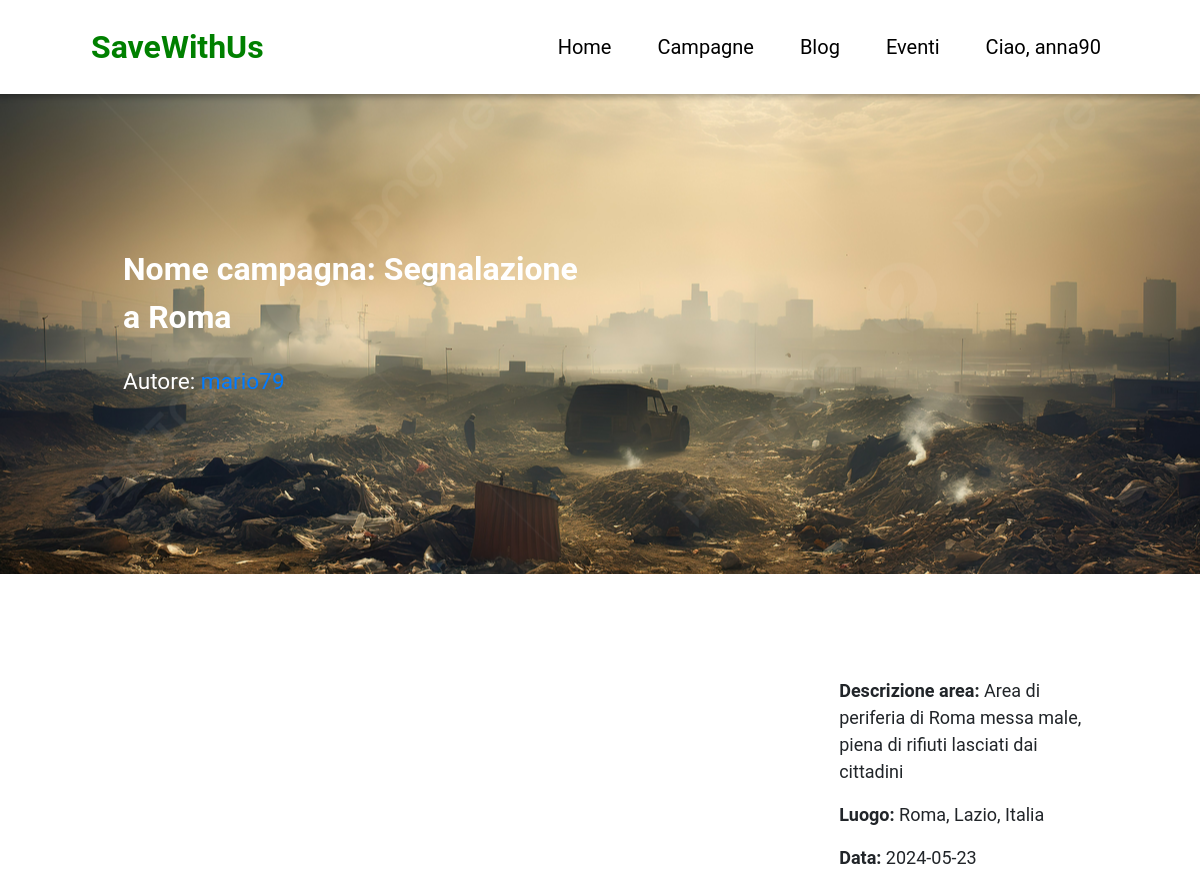
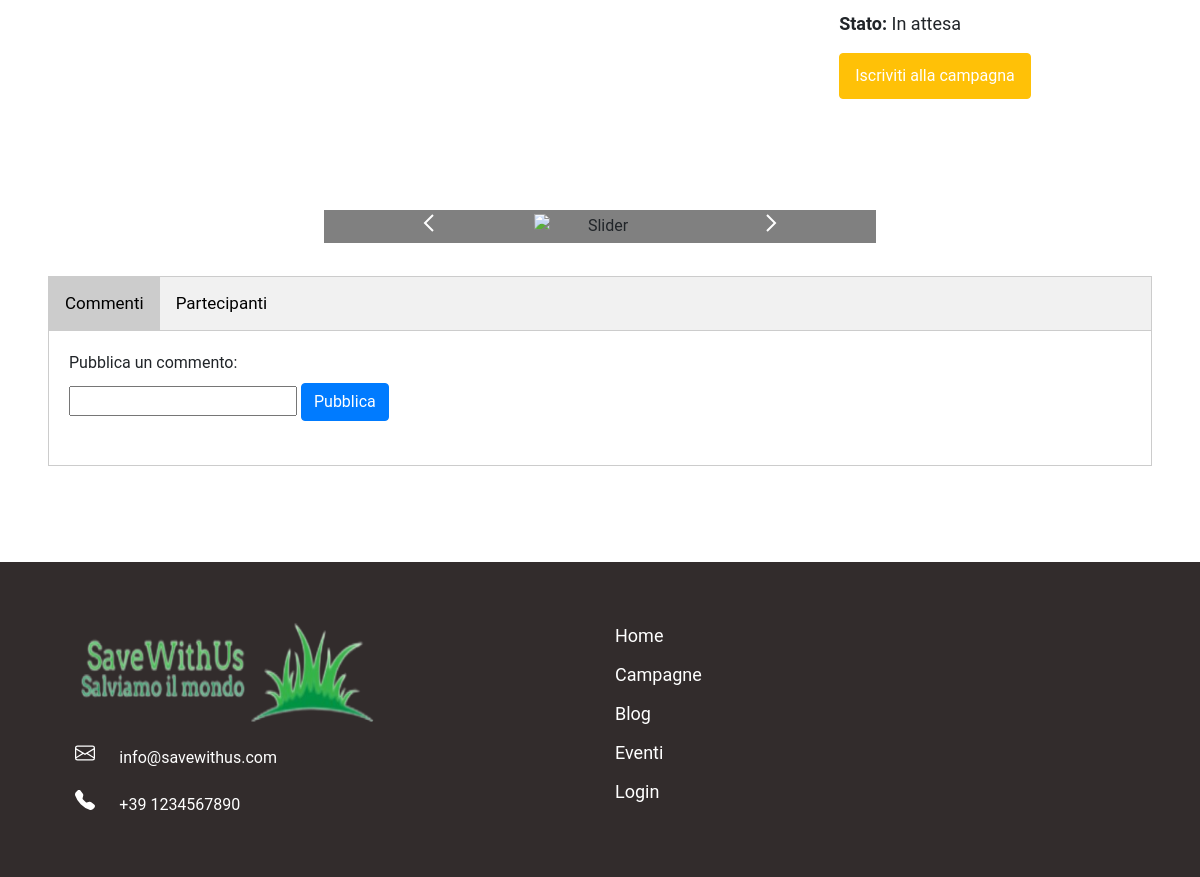
The app's page /campagne.php?id=6 (signed in) with its own data (2 pictures, top to bottom).
### tables this page shows
CREATE TABLE `campagne` (
  `id_campagna` int(11) NOT NULL,
  `nome_campagna` varchar(30) NOT NULL,
  `descrizione` varchar(255) NOT NULL,
  `giorno_ritrovo` date NOT NULL,
  `foto` varchar(100) NOT NULL,
  `stato` int(11) NOT NULL,
  `autore` int(11) NOT NULL,
  `luogo` varchar(50) NOT NULL,
  `latitudine` varchar(255) NOT NULL,
  `longitudine` varchar(255) NOT NULL
);

CREATE TABLE `utenti` (
  `id_user` int(11) NOT NULL,
  `nome` varchar(20) NOT NULL,
  `cognome` varchar(20) NOT NULL,
  `email` varchar(40) NOT NULL,
  `num_tel` char(13) NOT NULL,
  `username` varchar(10) NOT NULL,
  `password` char(60) NOT NULL,
  `created` datetime NOT NULL
);

### campagne.php (the view, shortened to what this page needs)
<?php
include("./functions.php");
?>
<!DOCTYPE html>
<html lang="en">
<head>
    <link rel="stylesheet" href="./style/style.css">
    <link rel="stylesheet" href="./style/campagne.css">
    <link rel="stylesheet" href="https://cdn.jsdelivr.net/npm/bootstrap@4.0.0/dist/css/bootstrap.min.css">
    <link rel="stylesheet" href="https://unpkg.com/leaflet@1.9.4/dist/leaflet.css" />
</head>
<body>
    <div class="navbar">
        <div class="img-logo">
            <a href="./index.php">
                SaveWithUs
            </a>
        </div>
        <div class="links">
            <a href="./index.php">Home</a>
            <a href="campagne.php">Campagne</a>
            <a href="blogs.php">Blog</a>
            <a href="eventi.php">Eventi</a>
            <?php
            if (isset($_SESSION['iduser'])) {
                echo '<a href="user.php">Ciao, ' . $_SESSION['username'] . '</a>';
            } else {
                echo '<a href="login.php">Login</a>';
            }
            ?>
        </div>
    </div>
    <?php
    if (isset($_GET['id'])) {
        $id = $_GET['id'];
        $sql = "SELECT utenti.id_user, utenti.username, campagne.id_campagna, campagne.nome_campagna, campagne.descrizione, campagne.giorno_ritrovo, campagne.foto, campagne.stato, campagne.autore, campagne.luogo, campagne.latitudine, campagne.longitudine FROM utenti join campagne on utenti.id_user=campagne.autore WHERE campagne.id_campagna=" . $id;
        $ris = $conn->query($sql);
        $data = [];
        $arrkeys = ['id_user', 'username', 'id_campagna', 'nome_campagna', 'descrizione', 'giorno_ritrovo', 'foto', 'stato', 'autore', 'luogo', 'latitudine', 'longitudine'];
        if ($ris->num_rows > 0) {
            while ($row = $ris->fetch_assoc()) {
                for ($i = 0; $i < count($arrkeys); $i++) {
                    $data[$arrkeys[$i]] = $row[$arrkeys[$i]];
                }
            }
        } else {
            $cmp_notfound = "La campagna che si desidera non esiste.";
        }
    ?>
        <div class="sec-banner">
            <div class="container banner">
                <div class="row">
                    <div class="col">
                        <span class="nome_cmp">Nome campagna: <?= $data['nome_campagna'] ?> </span> <br><br>
                        <span class="autore">Autore:
                            <?php
                            if ($data['id_user'] == $_SESSION['iduser']) {
                            ?>
                                <a href="./user.php"><?= $data['username'] ?></a>
                            <?php
                            } else {
                            ?>
                                <a href="./user.php?id=<?= $data['id_user'] ?>"><?= $data['username'] ?></a>
                            <?php
                            }
                            ?>
                        </span> <br><br>
                    </div>
                    <div class="col"></div>
                </div>
            </div>
        </div>
        <div class="sec-main">
            <div class="container">
                <div class="row">
                    <div class="col-8">
                        <div id="mapcmp"></div>
                    </div>
                    <div class="col-4">
                        <p><b>Descrizione area: </b><?= $data['descrizione'] ?></p>
                        <p><b>Luogo: </b><?= $data['luogo'] ?></p>
                        <p><b>Data: </b><?= $data['giorno_ritrovo'] ?></p>
                        <p><b>Stato: </b>
                            <?php
                            switch ($data['stato']) {
                                case '2':
                                    echo "In attesa";
                                    break;
                            }
                            ?>
                        </p>
                        <?php
                        $sql = "SELECT campagne.id_campagna, campagne.autore FROM campagne WHERE campagne.id_campagna=" . $_GET['id'] . " and campagne.autore=" . $_SESSION['iduser'];
                        $ris = $conn->query($sql);
                        if ($ris->num_rows !== 1) {
                            $sql = "SELECT * FROM `partecipanti_camapgne` WHERE partecipanti_camapgne.id_user=" . $_SESSION['iduser'] . " and partecipanti_camapgne.id_campagna=" . $_GET['id'];
                            $ris = $conn->query($sql);
                            if ($ris->num_rows > 0) {
                        ?>
                                <button type="button" class="btn btn-danger" onclick="azioni_campagna('annulla', '<?= $_GET['id'] ?>')">
                                    Annulla iscrizione
                                    <svg xmlns="http://www.w3.org/2000/svg" width="25" height="25" fill="currentColor" class="bi bi-x" viewBox="0 0 16 16">
                                        <path d="M4.646 4.646a.5.5 0 0 1 .708 0L8 7.293l2.646-2.647a.5.5 0 0 1 .708.708L8.707 8l2.647 2.646a.5.5 0 0 1-.708.708L8 8.707l-2.646 2.647a.5.5 0 0 1-.708-.708L7.293 8 4.646 5.354a.5.5 0 0 1 0-.708" />
                                    </svg>
                                </button>
                            <?php
                            } else {
                            ?>
                                <button id="iscr_cmp" type="button" class="btn btn-warning" onclick="azioni_campagna('iscrizione', '<?= $_GET['id'] ?>')">Iscriviti alla campagna</button>
                            <?php
                            }
                        } else {
                            ?>
                            <button type="button" class="btn btn-info" onclick="view_tab_mod()">Modifica campagna</button>
                        <?php
                        }
                        ?>
                    </div>
                </div>
            </div>
            <div class="sec-img">
                <div class="img-slide">
                    <button id="prec">
                        <svg xmlns="http://www.w3.org/2000/svg" width="24" height="24">
                            <path d="M15.293 3.293 6.586 12l8.707 8.707 1.414-1.414L9.414 12l7.293-7.293-1.414-1.414z" />
                        </svg>
                    </button>
                    <img alt="Slider" name="slide">
                    <button id="pross">
                        <svg xmlns="http://www.w3.org/2000/svg" width="24" height="24">
                            <path d="M7.293 4.707 14.586 12l-7.293 7.293 1.414 1.414L17.414 12 8.707 3.293 7.293 4.707z" />
                        </svg>
                    </button>
                </div>
            </div>
            <div class="sec-tabs">
                <div class="tab">
                    <button class="tablinks" onclick="openTab(event, 'Commenti')" id="defaultOpen">Commenti</button>
                    <button class="tablinks" onclick="openTab(event, 'Partecipanti')">Partecipanti</button>
                </div>
                <div id="Commenti" class="tabcontent">
                    <div class="addcomment">
                        <label>Pubblica un commento:</label><br>
                        <input type="text" name="commento" id="inp-commento">
                        <button type="button" onclick="addcomment()" class="btn btn-primary">Pubblica</button><br><br>
                    </div>
                </div>
            </div>
        </div>
    <?php
    }
    ?>
    <footer>
        <div class="container">
            <div class="row">
                <div class="col info-contact">
                    <img src="./imgs/logoswu.png" alt="" width="300" height="100"><br>
                    <div>
                        <span>info@savewithus.com</span>
                    </div>
                    <div>
                        <span>+39 1234567890</span>
                    </div>
                </div>
                <div class="col links">
                    <a href="./index.php">Home</a>
                    <a href="#">Campagne</a>
                    <a href="#">Blog</a>
                    <a href="#">Eventi</a>
                    <a href="#">Login</a>
                </div>
            </div>
        </div>
    </footer>
</body>
</html>

### style/style.css (style rules this page uses)
* { margin: 0; font-family: "Roboto", sans-serif; }
.navbar { overflow: hidden; background-color: white; position: fixed; top: 0; width: 100%; box-shadow: 0 0 6px 3px rgba(0, 0, 0, 0.3); }
.navbar a { display: block; text-align: center; text-decoration: none; }
.navbar .img-logo a { font-size: xx-large; color: green; font-weight: bold; padding: 15px; }
.navbar .img-logo { margin-left: 60px; float: left; }
.navbar .links a { padding: 23px; font-size: 15pt; color: black; }
.navbar .links { display: flex; float: right; margin-right: 60px; }
.sec-main { padding: 7%; text-align: center; }
.sec-main b { text-align: center; font-size: 20pt; }
.sec-main p { text-align: center; font-size: 16pt; }
footer { margin-top: 4%; background-color: rgb(50, 44, 44); color: white; padding: 5%; }
footer .info-contact div { margin-top: 4%; }
footer .info-contact div span { margin-left: 4%; }
footer .links { display: grid; }
footer .links a { color: white; font-size: large; text-decoration: none; }

### style/campagne.css (style rules this page uses)
* { margin: 0; font-family: "Roboto", sans-serif; }
.col-8 { align-content: center; }
.col-4 .btn-warning { padding: 10px; padding-left: 15px; padding-right: 15px; color: white; }
.sec-banner { background-image: url("../imgs/img_banner_camp.jpg"); background-repeat: none; background-size: cover; padding: 9%; background-position: left; height: 60vh; align-content: center; }
.sec-banner .nome_cmp { text-align: left; color: white; font-size: 24pt; font-weight: bold; }
.sec-banner .autore { text-align: left; color: white; font-size: 17pt; }
.sec-banner .autore a { text-decoration: none; }
.sec-main { padding: 4%; }
.sec-main p { text-align: left; font-size: large; }
.sec-main p b { font-size: large; }
#mapcmp { height: 400px; z-index: 1; }
.sec-main .col-4 { padding: 5%; }
.sec-main .col-4 button { float: left; }
.img-slide { margin-top: 5%; background-color: grey; width: 50%; height: 40%; display: flex; margin-left: auto; margin-right: auto; }
.img-slide img { width: 65%; max-height: 400px; margin: auto; }
.img-slide button { width: 100%; height: 100%; margin: auto; border: none; background-color: grey; }
.img-slide svg { fill: white; background-color: grey; }
.sec-tabs { margin-top: 3%; }
.sec-tabs .tab { overflow: hidden; border: 1px solid #ccc; background-color: #f1f1f1; }
.sec-tabs .tab button { background-color: inherit; float: left; border: none; outline: none; cursor: pointer; padding: 14px 16px; transition: 0.3s; font-size: 17px; }
.sec-tabs .tab button.active { background-color: #ccc; }
.sec-tabs .tabcontent { display: none; padding: 20px; border: 1px solid #ccc; border-top: none; text-align: left; }

### records on screen
campagne: nome_campagna "Segnalazione a Roma", autore.username "mario79", descrizione "Area di periferia di Roma messa male, piena di rifiuti lasciati dai cittadini", luogo "Roma, Lazio, Italia", giorno_ritrovo "2024-05-23"

### other values on screen
$_SESSION['username'] "anna90"
